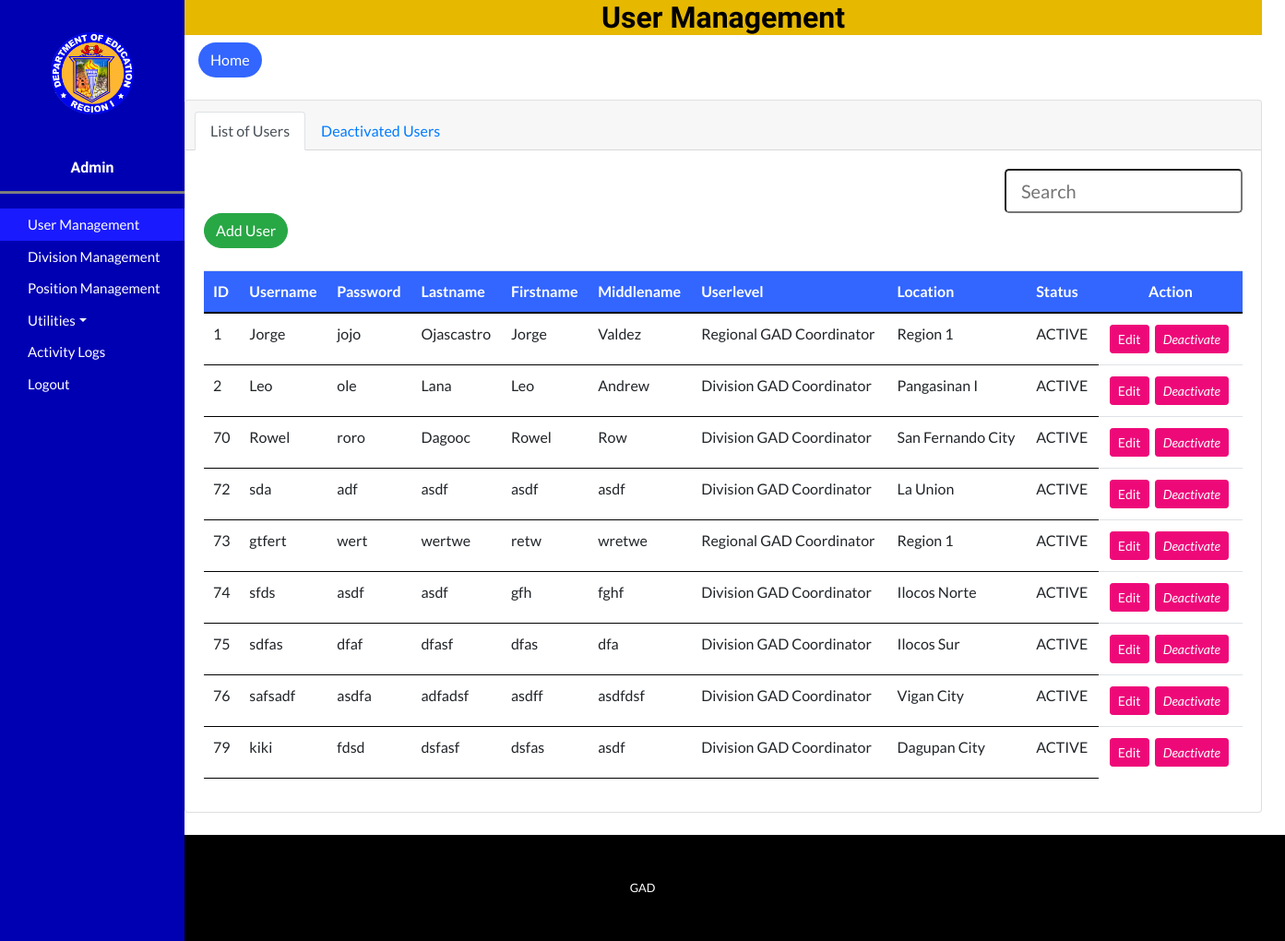
Before: /Admin/user.php (signed in) with the older database file.
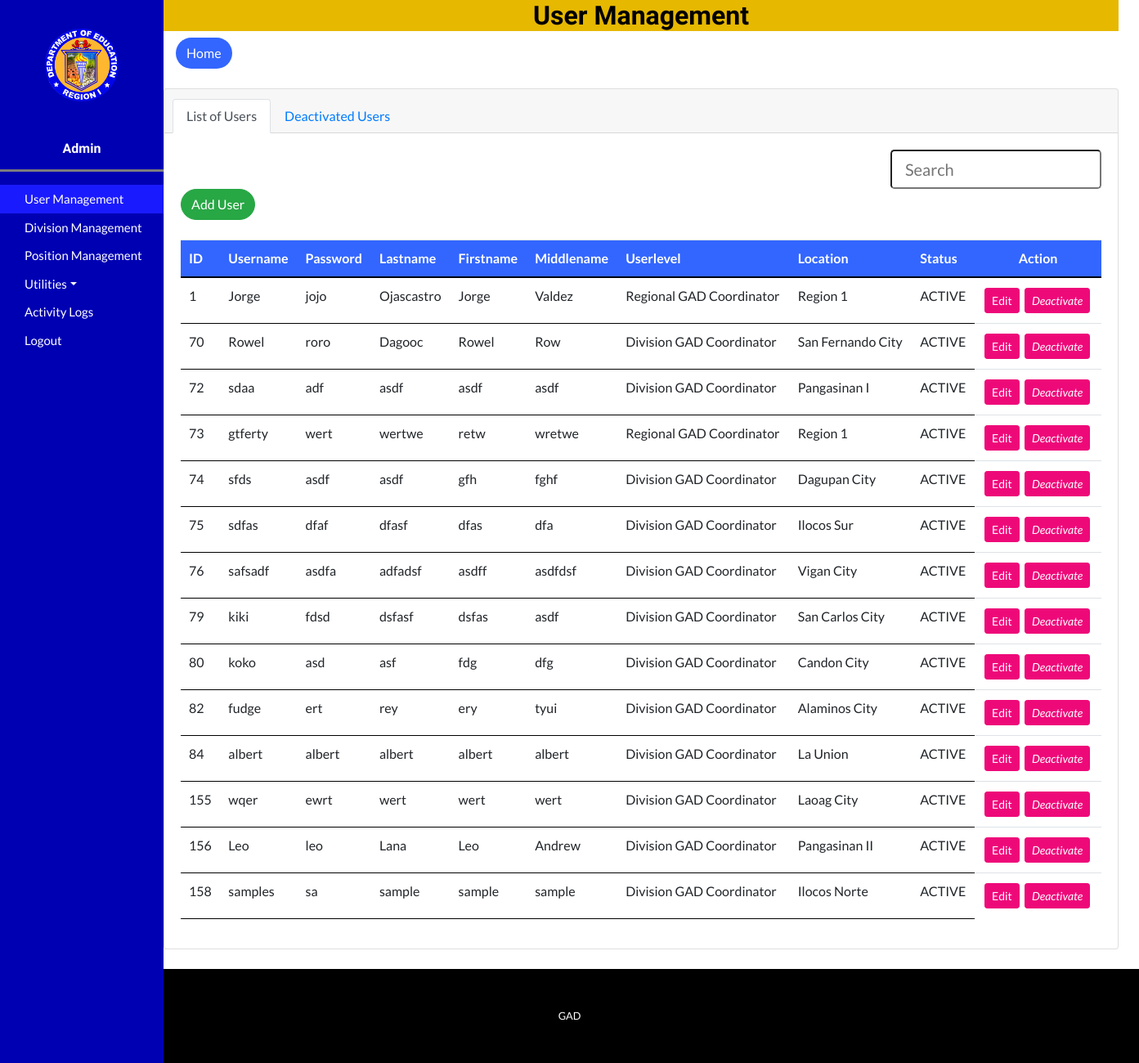
After: the same page with the newer database file.
### tables this page shows
CREATE TABLE `caps` (
  `id` int(255) NOT NULL AUTO_INCREMENT,
  `username` varchar(255) DEFAULT NULL,
  `password` varchar(255) DEFAULT NULL,
  `lastname` varchar(255) DEFAULT '',
  `firstname` varchar(255) DEFAULT NULL,
  `middlename` varchar(255) DEFAULT NULL,
  `userlevel` varchar(255) DEFAULT '',
  `location` varchar(255) DEFAULT NULL,
  `status` varchar(255) DEFAULT '',
  PRIMARY KEY (`id`)
);

### Admin/user.php (the view, shortened to what the changed rows need)
<!DOCTYPE html>
<html lang="en">
  <head>
    <link href="vendor/bootstrap/css/bootstrap.min.css" rel="stylesheet">
    <link href="css/one-page-wonder.min.css" rel="stylesheet">
  </head>
  <body>
<div class="container-fluid">
    <div class="row flex-nowrap">
        <div class="main">
<center><h2 style="color: black; background-color: #e6b800;">User Management</h2></center>
         <section><br>
        <div class="row">
        <div class="col">
         <div class="card" style="width: 73rem;">
         <div class="card-body">
              <br>
      <?php
        include("../connect.php");
        $sql="SELECT * FROM caps WHERE userlevel != 'Admin' and status='ACTIVE'";
        $result=mysqli_query($conn, $sql);
        echo "<table id='list' class='table table-hover'>";
          echo "<tr>";
            echo "<th style='padding: 10px; background-color: #3366ff; color: white; border-bottom: 2px solid black;'>ID</th>";
            echo "<th style='padding: 10px; background-color: #3366ff; color: white; border-bottom: 2px solid black;'>Username</th>";
            echo "<th style='padding: 10px; background-color: #3366ff; color: white; border-bottom: 2px solid black;'>Password</th>";
            echo "<th style='padding: 10px; background-color: #3366ff; color: white; border-bottom: 2px solid black;'>Lastname</th>";
            echo "<th style='padding: 10px; background-color: #3366ff; color: white; border-bottom: 2px solid black;'>Firstname</th>";
            echo "<th style='padding: 10px; background-color: #3366ff; color: white; border-bottom: 2px solid black;'>Middlename</th>";
            echo "<th style='padding: 10px; background-color: #3366ff; color: white; border-bottom: 2px solid black;'>Userlevel</th>";
            echo "<th style='padding: 10px; background-color: #3366ff; color: white; border-bottom: 2px solid black;'>Location</th>";
            echo "<th style='padding: 10px; background-color: #3366ff; color: white; border-bottom: 2px solid black;'>Status</th>";
            echo "<th style='padding: 10px; background-color: #3366ff; color: white; border-bottom: 2px solid black;'><center>Action</center></th>";
          echo "</tr>";
          echo "<tbody id='usertable'>";
        if(mysqli_num_rows($result)>0){
          while($row=mysqli_fetch_assoc($result)){
            echo "<tr id=".$row['id'] .">";
              echo "<td style='padding: 10px;border-bottom: 1px solid black;' id='tid'>".$row['id']."</td>";
              echo "<td style='padding: 10px;border-bottom: 1px solid black;' id='tusername'>".$row['username']."</td>";
              echo "<td style='padding: 10px;border-bottom: 1px solid black;' id='tpassword'>".$row['password']."</td>";
              echo "<td style='padding: 10px;border-bottom: 1px solid black;' id='tlastname'>".$row['lastname']."</td>";
              echo "<td style='padding: 10px;border-bottom: 1px solid black;' id='tfirstname'>".$row['firstname']."</td>";
              echo "<td style='padding: 10px;border-bottom: 1px solid black;' id='tmiddlename'>".$row['middlename']."</td>";
              echo "<td style='padding: 10px;border-bottom: 1px solid black;' id='tuserlevel'>".$row['userlevel']."</td>";
              echo "<td style='padding: 10px;border-bottom: 1px solid black;' id='tlocation'>".$row['location']."</td>";
              echo "<td style='padding: 10px;border-bottom: 1px solid black;' id='tstatus'>".$row['status']."</td>";?>
              <td><div class="btn-toolbar">
                <button class="btn btn-primary edit_user btn-sm"  value="<?php echo $row['id']; ?>">Edit</button>&nbsp;&nbsp;
                <button class="btn btn-primary edit_status btn-sm"  value="<?php echo $row['id']; ?>">
                  <i class="bi bi-pencil-square">
                    <?php
                      if ($row['status']=='ACTIVE'){
                        echo "Deactivate";
                      }else {
                        echo "Activate";
                      }
                    ?>
                  </i>
                  </button>
            </div></td>
              <?php
            echo "</tr>";
          }
        }
        echo "</tbody>";
        echo "</table";
      ?>
      </div>
      </div>
      </div>
      </div>
    </section>
   </div>
</div>
 </div>
    <br>
</body>
</html>

Changed rows visible on the page:
removed caps: id "2", username "Leo", password "ole", lastname "Lana", firstname "Leo", middlename "Andrew", userlevel "Division GAD Coordinator", location "Pangasinan I", status "ACTIVE", shows "Deactivate"
changed caps "adf": username "sda" → "sdaa"; location "La Union" → "Pangasinan I"
changed caps "wertwe": username "gtfert" → "gtferty"
changed caps "sfds": location "Ilocos Norte" → "Dagupan City"
changed caps "kiki": location "Dagupan City" → "San Carlos City"
added caps: id "80", username "koko", password "asd", lastname "asf", firstname "fdg", middlename "dfg", userlevel "Division GAD Coordinator", location "Candon City", status "ACTIVE", shows "Deactivate"
added caps: id "82", username "fudge", password "ert", lastname "rey", firstname "ery", middlename "tyui", userlevel "Division GAD Coordinator", location "Alaminos City", status "ACTIVE", shows "Deactivate"
added caps: id "84", username "albert", password "albert", lastname "albert", firstname "albert", middlename "albert", userlevel "Division GAD Coordinator", location "La Union", status "ACTIVE", shows "Deactivate"
added caps: id "155", username "wqer", password "ewrt", lastname "wert", firstname "wert", middlename "wert", userlevel "Division GAD Coordinator", location "Laoag City", status "ACTIVE", shows "Deactivate"
added caps: id "156", username "Leo", password "leo", lastname "Lana", firstname "Leo", middlename "Andrew", userlevel "Division GAD Coordinator", location "Pangasinan II", status "ACTIVE", shows "Deactivate"
added caps: id "158", username "samples", password "sa", lastname "sample", firstname "sample", middlename "sample", userlevel "Division GAD Coordinator", location "Ilocos Norte", status "ACTIVE", shows "Deactivate"
